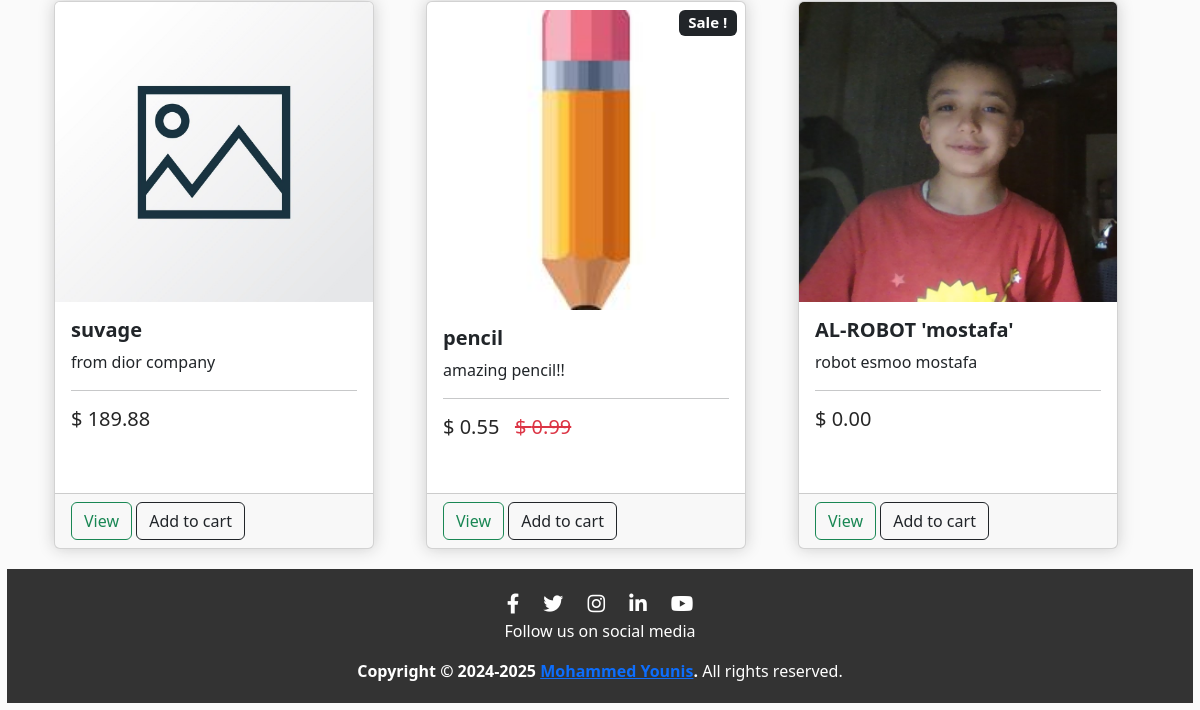
Before: / (lower part) with the older database file.
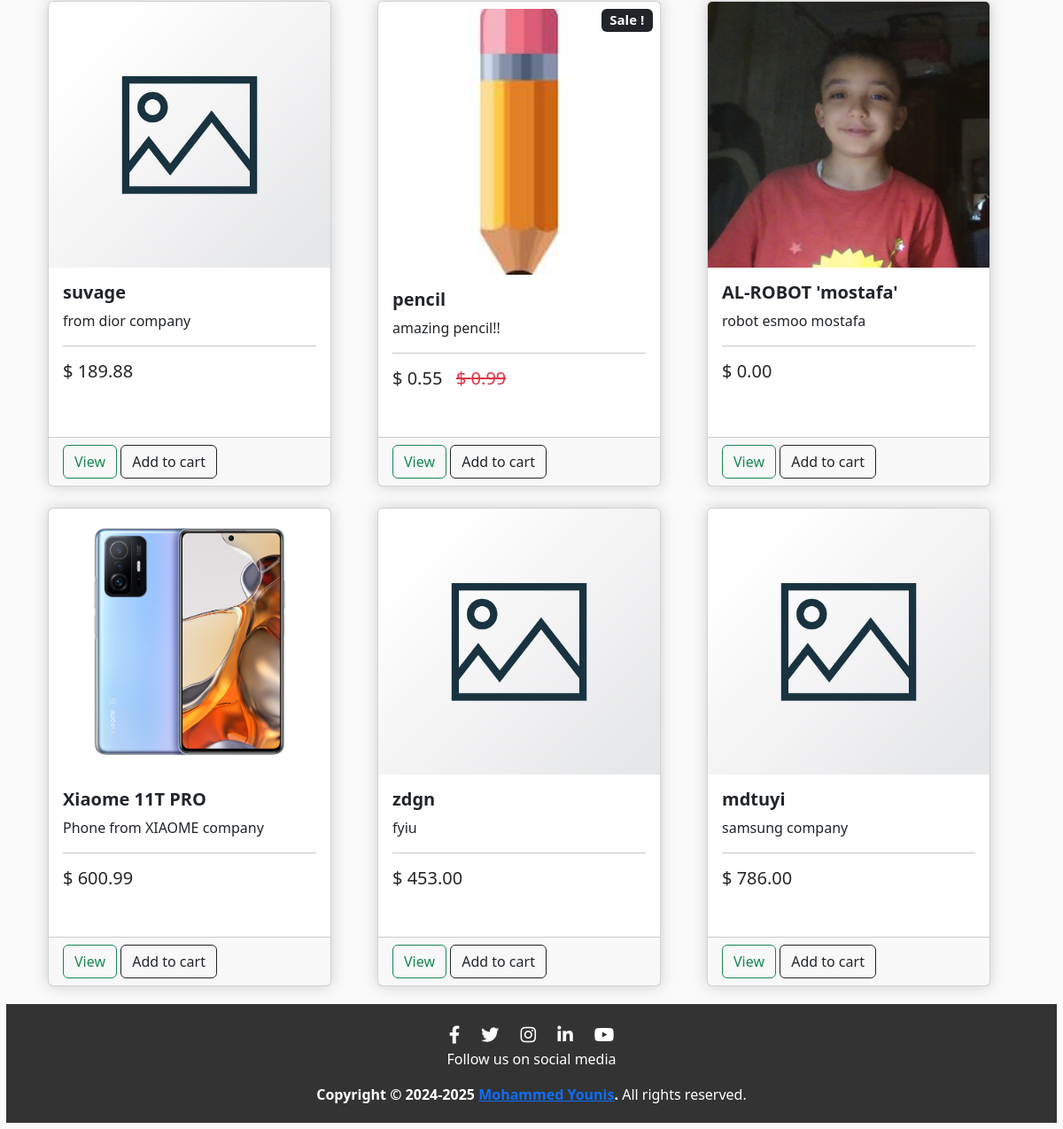
After: the same page with the newer database file.
### ecommerceApp/models.py (models this page shows, shortened)
class Product(models.Model):
    name = models.CharField(max_length=100)
    price = models.DecimalField(decimal_places=2, max_digits=10)
    about_product = models.CharField(max_length=300,null=True, blank=True )
    description = models.TextField()
    category = models.ForeignKey(Category, on_delete=models.CASCADE)
    image = models.ImageField(upload_to='uploads/products/', null=True, blank=True)
    is_sale = models.BooleanField(default=False)
    sale_price = models.DecimalField(decimal_places=2, max_digits=10, blank=True, null=True)

### ecommerceApp/views.py (the view)
# urls.py: path('', views.store, name='main'),
def store(request):
    products = Product.objects.all()  # Get all products
    categories = Category.objects.all()  # Get all categories
    cart = Cart(request)  # Get the current cart
    total_items = cart.total_items()  # Get total items in the cart
    product = None
    err = None
    if 'search-bar' in request.GET:
        product = request.GET['search-bar']
        if product:
            products = products.filter(Q(name__icontains=product) | Q(description__icontains=product))
            if not products:
                err = f'No results for {product} \n Try checking your spelling or use more general terms'
    context = {
        'products': products,
        'product':product,
        'categories': categories,
        'err_message': err,
        'total_items': total_items,
    }
    return render(request, 'eCommerce/main.html', context)  # Render the store template

### cart/cart.py (called while the page is built)
    def total_items (self):
        prodict_ids = self.cart.keys()
        products = Product.objects.filter(id__in=prodict_ids)
        qtys = self.cart
        total = 0
        for key, value in qtys.items():
            key = int(key)
            for product in products :
                if product.id == key :
                    total = total + int(value)
        return total

### cart/context_processors.py (called while the page is built)
def cart(request):
    return {'cart': Cart(request)}

### templates/eCommerce/main.html (shortened to what this page needs)
{% extends 'base.html' %}
{% load static %}
{% block content %}
<div class="container">
    <div class="row justify-content-center">
    </div>
    <div class="row row-cols-1 row-cols-md-3 g-4 justify-content-center">
        {% for product in products %}
        <div class="col">
            {% if product.is_sale %}
            <div class="card h-100" id="card">
                <h5>
                <div class="badge bg-dark text-white position-absolute" style="top: 0.5rem; right:0.5rem;">
                    Sale !
                </div></h5>
                <a href="{% url 'products' product.id %}">
                    {% if product.image %}
                    <center><img src="{{product.image.url}}" class="card-img-top cardPhoto" alt="photo"></center>
                    {% else %}
                    <center><img src="{% static 'images/empty.jpg' %}" class="card-img-top cardPhoto" alt="photo"></center>
                    {% endif %}
                </a>
                <div class="card-body">
                    <h5 class="card-title"><strong>{{product.name}}</strong></h5>
                    <p class="card-text">{{product.about_product}}</p><hr>
                    <h5>$ {{product.sale_price}} &nbsp; <strike class="text-danger">$ {{product.price}}</strike></h5>
                </div>
                <div class="card-footer">
                    <a href="{% url 'products' product.id %}" class="btn btn-outline-success">View</a>
                    <button class="btn btn-outline-dark update-cart add-cart" type="button"  data-product="{{product.id}}" data-qty="1">Add to cart</button>
                </div>
            </div>
            {% else %}
            <div class="card h-100" id="card">
                <a href="{% url 'products' product.id %}">
                    {% if product.image %}
                    <center><img src="{{product.image.url}}" class="card-img-top cardPhoto" alt="photo"></center>
                    {% else %}
                    <center><img src="{% static 'images/empty.jpg' %}" class="card-img-top cardPhoto" alt="photo"></center>
                    {% endif %}
                </a>
                <div class="card-body">
                    <h5 class="card-title"><strong>{{product.name}}</strong></h5>
                    <p class="card-text">{{product.about_product}}</p><hr>
                    <h5>$ {{product.price}}</h5>
                </div>
                <div class="card-footer">
                    <a href="{% url 'products' product.id %}" class="btn btn-outline-success">View</a>
                    <button class="btn btn-outline-dark update-cart add-cart" type="button"  data-product="{{product.id}}" data-qty="1">Add to cart</button>
                </div>
            </div>
            {% endif %}
        </div>
        {% endfor %}
    </div>
</div>
{% endblock %}

Changed rows visible on the page:
added Product: image (picture), name "Xiaome 11T PRO", about_product "Phone from XIAOME company", price "600.99"
added Product: is_sale False (drawn), name "zdgn", about_product "fyiu", price "453.00"
added Product: is_sale False (drawn), name "mdtuyi", about_product "samsung company", price "786.00"
